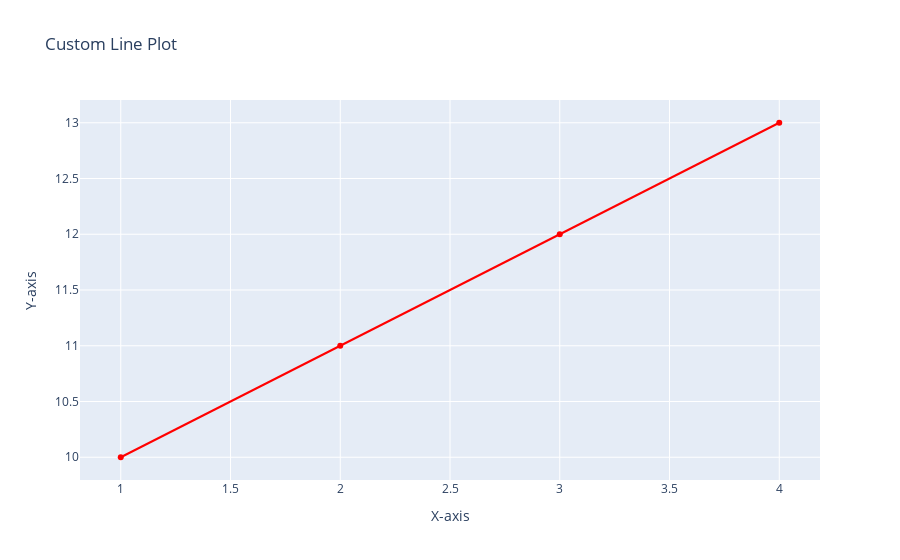

Notebook code cell kept with this figure:
### Markdown cell above
# 67. Plotly Graph Objects 
plotly.graph_objects (go) provides finer control over plots.

### Code cell
import plotly.graph_objects as go

fig = go.Figure()
fig.add_trace(go.Scatter(
    x=[1, 2, 3, 4],
    y=[10, 11, 12, 13],
    mode="lines+markers",
    name="Line 1",
    line=dict(color="red", width=2),
))
fig.update_layout(title="Custom Line Plot", xaxis_title="X-axis", yaxis_title="Y-axis")
fig.show()

### Figure 1 — Plotly figure (JSON) as saved in the notebook; plotly's stock layout.template omitted (floating-point values rounded to 4 significant figures)
{"data": [{"line": {"color": "red", "width": 2}, "mode": "lines+markers", "name": "Line 1", "type": "scatter", "x": [1, 2, 3, 4], "y": [10, 11, 12, 13]}], "layout": {"title": {"text": "Custom Line Plot"}, "xaxis": {"title": {"text": "X-axis"}}, "yaxis": {"title": {"text": "Y-axis"}}}}
